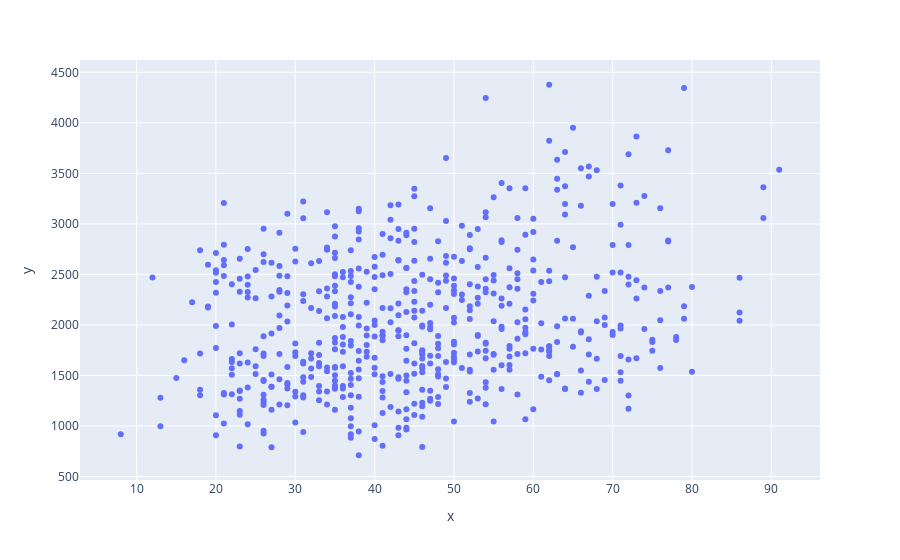

Notebook code cell kept with this figure:
### Code cell
import plotly.express as px

fig = px.scatter(x=wins_attempts["WINS"], y=wins_attempts["TOTAL"])
fig.show()

### Figure 1 — Plotly figure (JSON) as saved in the notebook; plotly's stock layout.template omitted (floating-point values rounded to 4 significant figures; data arrays with more than 128 entries replaced by an {"elided": "..."} marker saying what was removed)
{"data": [{"hovertemplate": "x=%{x}<br>y=%{y}<extra></extra>", "legendgroup": "", "marker": {"color": "#636efa", "symbol": "circle"}, "mode": "markers", "name": "", "orientation": "v", "showlegend": false, "type": "scatter", "x": {"elided": "569 int values"}, "xaxis": "x", "y": {"elided": "569 int values"}, "yaxis": "y"}], "layout": {"legend": {"tracegroupgap": 0}, "margin": {"t": 60}, "xaxis": {"anchor": "y", "domain": [0, 1], "title": {"text": "x"}}, "yaxis": {"anchor": "x", "domain": [0, 1], "title": {"text": "y"}}}}
